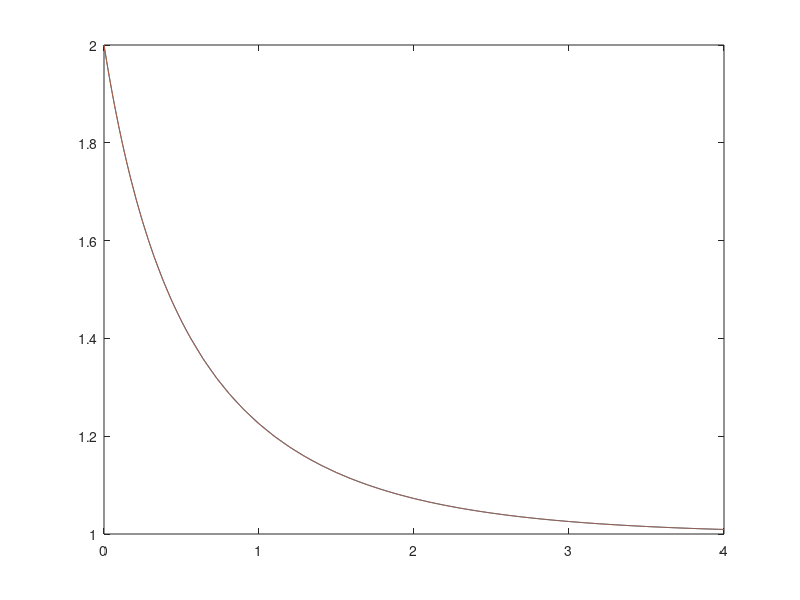

Here is the MATLAB script that generated this plot:
p0=2;
dp=@(t,p)   p-p.^2;
[t,p]=ode45(dp,[0,4],p0);
plot(t,p); hold all
sol=@(t) -2*exp(t)./(1-2*exp(t));
xplot=0:0.001:4;
plot(xplot,sol(xplot));